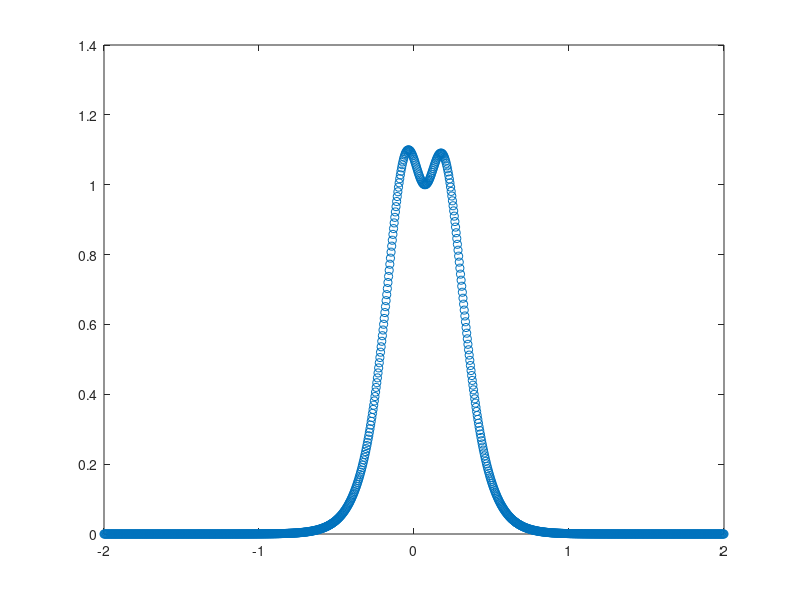

The MATLAB script that drew this image:
clc
clear all
M=1.4;
%c=1.4;
A=.48;
B=4.84E-3;
epsilon=0.5*sqrt(A.*M./B);
mu=epsilon.*M.*A;
D=1.5;
d= sqrt((M+epsilon.*D)./mu);
a=-2;
b=2;
c=5;
%d=10;
nx=1000;
nt=1000;
%M=1.2;
dx=(b-a)/nx;
dt=c/nt;
x=a:dx:b;
t=0:dt:c;
u = zeros(nt+1, nx+1);
alpha=d.*dx/2;
H1 = 1./(4*cos(alpha));
H2 = -(cos(alpha)-1)./(2*sin(alpha)).^2;
H3 = ((b.^2)*cos(alpha))./(3*sin(alpha)).^2;
for n = 1:nt+1
    for i= 1:nx+1
        %u(i,n) = exp(x(i:n)+t(i:n));
        %u(i+1,n+1) = 1;
        u(i,n) =(sech(-D+epsilon.*x(i)-mu.*t(n))).^(2);
        %u(i,n) =(sech(epsilon.*x(i)-mu*t(n)+D)).^(2);
        %u(i,n) = exp(1j*d*(x(i)+c*t(n)))+exp(-1j*d*(x(i)+c*t(n)));
    end
end
%u(1,n) = 0;
%u(i+1,n) = 0;
% %u(i:n)=exp(1j.*b(0+i.*dx+M.*(0+n.*dt)))+exp(-1j.*b(0+i.*dx+M.*(0+n.*dt)));
for i = 2:nx
    Ux1= u(i+1,:)-u(i-1,:);
    Uxx2=u(i+1,:)-2.*u(i,:)+u(i-1,:);
end
for i= 1:nx-1
    Ux2= u(i+2,:)-u(i,:);
    Uxx1=u(i+2,:)-2.*u(i+1,:)+u(i,:);
    F1=(epsilon./2).*(u(i+1,:)-Ux1.*H1+Uxx1.*H2).^2+mu.*((b.^2).*Ux1.*H1+Uxx1.*H3);
end
for i= 3:nx+1
    Ux3= u(i,:)-u(i-1,:);
    Uxx3=u(i,:)-2.*u(i-1,:)+u(i-2,:);
end
for i = 2:nx-1
    F2=(epsilon./2).*(u(i,:)+Ux2.*H1+Uxx2.^2)+mu.*(-(b.^2).*Ux2.*H1+Uxx2.*H3);
    F3=(epsilon./2).*(u(i,:)-Ux2.*H1+Uxx2.*H2).^2+mu.*((b.^2).*Ux2.*H1+Uxx2.*H3);
end
for i=2:nx+1
    F4=(epsilon./2).*(u(i-1,:)+Ux3.*H1+Uxx3.*H2).^2+mu.*(-(b.^2).*Ux3.*H1+Uxx3.*H3);
end
% Uxx2=u(i+1:n)-2.*u(i:n)+u(i-1:n);
% Uxx1=u(i+2:n)-2.*u(i+1:n)+u(i:n);
% Uxx3=u(i:n)-2.*u(i-1:n)+u(i-2:n);



F11=0.5.*(F1+F2);
F22=0.5.*(F3+F4);
u=u(i,:)+(dt./dx).*(F11-F22);
plot(x,(u),'o')
hold on
disp([x,u])